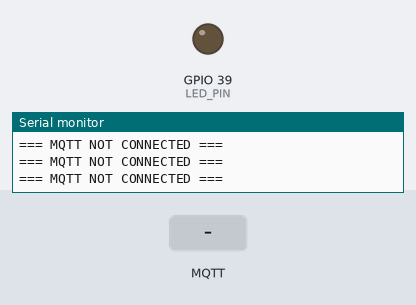
The program below on a simulated ESP32-S3. Shown: output pins drawn as LEDs (lit = HIGH), the last lines printed to the serial monitor. The inputs (shaded band) are chosen by the test bench. No MQTT or app messages arrive unless stated; pins used as bus, display or sensor lines are not drawn.

Above: at 7.2 s.
7.3 s: MQTT message "1" arrives on the first subscribed topic
At 10.24 s:
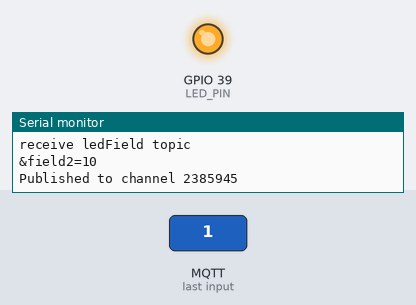
10.3 s: MQTT message "0" arrives on the first subscribed topic
At 11.2 s:
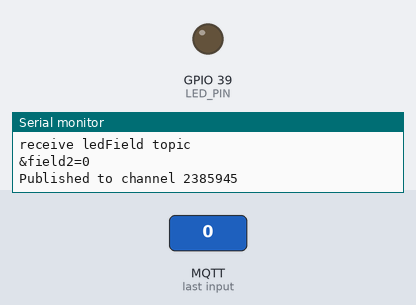
11.8 s: MQTT message "5" arrives on the first subscribed topic
At 12.5 s:
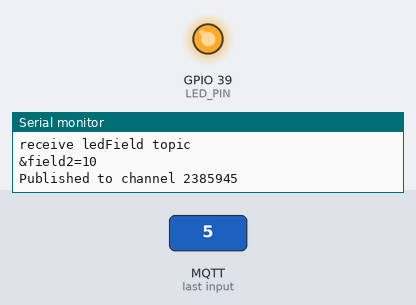
Timing chart, 0 to 14.8 s (numbered marks = the images above; inputs shaded):
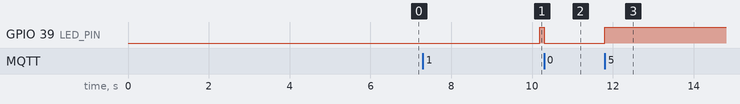

The program:

main.cpp
```cpp
/**************************************************************
 *
 * For this example, you need to install PubSubClient library:
 *   https://github.com/knolleary/pubsubclient
 *   or from http://librarymanager/all#PubSubClient
 *
 * TinyGSM Getting Started guide:
 *   https://tiny.cc/tinygsm-readme
 *
 * For more MQTT examples, see PubSubClient library
 *
 **************************************************************
 * This example connects to HiveMQ's showcase broker.
 *
 * You can quickly test sending and receiving messages from the HiveMQ webclient
 * available at http://www.hivemq.com/demos/websocket-client/.
 *
 * Subscribe to the topic GsmClientTest/ledStatus
 * Publish "toggle" to the topic GsmClientTest/led and the LED on your board
 * should toggle and you should see a new message published to
 * GsmClientTest/ledStatus with the newest LED status.
 *
 **************************************************************/
#include <HardwareSerial.h>
#include "mqtt_secrets.h"
// Определите пины для подключения модема
#define MODEM_RX 18
#define MODEM_TX 17
#define MODEM_POWER_PIN 8
// Select your modem:
#define TINY_GSM_MODEM_SIM800

// Set serial for debug console (to the Serial Monitor, default speed 115200)
#define SerialMon Serial
#define SerialAT Serial1

// Define the serial console for debug prints, if needed
#define TINY_GSM_DEBUG SerialMon

// Define how you're planning to connect to the internet.
// This is only needed for this example, not in other code.
#define TINY_GSM_USE_GPRS true
#define TINY_GSM_USE_WIFI false

// set GSM PIN, if any
#define GSM_PIN ""

// Your GPRS credentials, if any
const char apn[]      = "internet.altel.kz";
const char gprsUser[] = "";
const char gprsPass[] = "";

// Your WiFi connection credentials, if applicable
const char wifiSSID[] = "YourSSID";
const char wifiPass[] = "YourWiFiPass";

// MQTT details
const char* broker = "mqtt3.thingspeak.com";
char mqttUserName[] = SECRET_MQTT_USERNAME;  // Change to your MQTT device username.
char mqttPass[] = SECRET_MQTT_PASSWORD;      // Change to your MQTT device password.
char clientID[] = SECRET_MQTT_CLIENT_ID;     // Change to your MQTT device clientID.
long channelID = 2385945;
// const char* topicLed       = "GsmClientTest/led";
// const char* topicInit      = "GsmClientTest/init";
// const char* topicLedStatus = "GsmClientTest/ledStatus";
int fieldsToPublish[8]={0,1,0,0,0,0,0,0};             // Change to allow multiple fields.
int dataToPublish[8] = {0,0,0,0,0,0,0,0};
#include <TinyGsmClient.h>
#include <PubSubClient.h>

// Just in case someone defined the wrong thing..
#if TINY_GSM_USE_GPRS && not defined TINY_GSM_MODEM_HAS_GPRS
#undef TINY_GSM_USE_GPRS
#undef TINY_GSM_USE_WIFI
#define TINY_GSM_USE_GPRS false
#define TINY_GSM_USE_WIFI true
#endif
#if TINY_GSM_USE_WIFI && not defined TINY_GSM_MODEM_HAS_WIFI
#undef TINY_GSM_USE_GPRS
#undef TINY_GSM_USE_WIFI
#define TINY_GSM_USE_GPRS true
#define TINY_GSM_USE_WIFI false
#endif

#ifdef DUMP_AT_COMMANDS
#include <StreamDebugger.h>
StreamDebugger debugger(SerialAT, SerialMon);
TinyGsm        modem(debugger);
#else
TinyGsm        modem(SerialAT);
#endif
TinyGsmClient client(modem);
PubSubClient  mqtt(client);

#define LED_PIN 39
int ledStatus = LOW;
int ledFieldNum = 1;
#define SUBSCRIBE_TO_CHANNEL 0
uint32_t lastReconnectAttempt = 0;

/**
 * Publish to a channel
 *   pubChannelID - Channel to publish to.
 *   pubWriteAPIKey - Write API key for the channel to publish to.
 *   dataArray - Binary array indicating which fields to publish to, starting with field 1.
 *   fieldArray - Array of values to publish, starting with field 1.
 */

void mqttPublish(long pubChannelID, int dataArray[], int fieldArray[]) {
    int index=0;
    String dataString="";

    //updateRSSIValue();  // Make sure the stored value is updated.

    //
    while (index<8){

        // Look at the field array to build the posting string to send to ThingSpeak.
        if (fieldArray[ index ]>0){

            dataString+="&field" + String( index+1 ) + "="+String( dataArray [ index ] );
        }
        index++;
    }

    Serial.println( dataString );

    // Create a topic string and publish data to ThingSpeak channel feed.
     String topicString ="channels/" + String( pubChannelID ) + "/publish";
    mqtt.publish( topicString.c_str(), dataString.c_str() );
    Serial.println( "Published to channel " + String( pubChannelID ) );
}

void mqttCallback(char* topic, byte* payload, unsigned int len) {
  SerialMon.print("Message arrived [");
  SerialMon.print(topic);
  SerialMon.print("]: ");
  SerialMon.write(payload, len);
  SerialMon.println();

  //Only proceed if incoming message's topic matches
  if (String(topic) == "channels/"+String(channelID)+"/subscribe/fields/field"+String(ledFieldNum)) {
    SerialMon.println("receive ledField topic");
    char p[len + 1];
    memcpy(p, payload, len);
    p[len] = NULL;
    ledStatus =atoi(p)>0?HIGH:LOW;
    digitalWrite(LED_PIN, ledStatus);
    dataToPublish[ledFieldNum] = ledStatus*10;
    mqttPublish(channelID, dataToPublish, fieldsToPublish);
  }
}

/**
 * Subscribe to fields of a channel.
 *   subChannelID - Channel to subscribe to.
 *   field - Field to subscribe to. Value 0 means subscribe to all fields.
 *   readKey - Read API key for the subscribe channel.
 *   unSub - Set to 1 for unsubscribe.
 */

int mqttSubscribe( long subChannelID, int field, int unsubSub ){
    String myTopic;

    // There is no field zero, so if field 0 is sent to subscribe to, then subscribe to the whole channel feed.
    if (field==0){
        myTopic="channels/"+String( subChannelID )+"/subscribe";
    }
    else{
        myTopic="channels/"+String( subChannelID )+"/subscribe/fields/field"+String( field );
    }

    Serial.println( "Subscribing to " +myTopic );
    Serial.println( "State= " + String( mqtt.state() ) );

    if ( unsubSub==1 ){
        return mqtt.unsubscribe(myTopic.c_str());
    }
    return mqtt.subscribe( myTopic.c_str() ,0 );
}

boolean mqttConnect() {
  SerialMon.print("Connecting to ");
  SerialMon.print(broker);

  // Connect to MQTT Broker
  //boolean status = mqtt.connect("GsmClientTest");

  // Or, if you want to authenticate MQTT:
  boolean status = mqtt.connect(clientID, mqttUserName, mqttPass);

  if (status == false) {
    SerialMon.println(" fail");
    return false;
  }
  SerialMon.println(" success");
  if(mqttSubscribe(channelID,ledFieldNum,SUBSCRIBE_TO_CHANNEL )==1 ){
    Serial.println( " Subscribed " );
  }
  return mqtt.connected();
}


void setup() {
  // Включение питания модема
  pinMode(MODEM_POWER_PIN, OUTPUT);
  digitalWrite(MODEM_POWER_PIN, HIGH);
  // Set console baud rate
  SerialMon.begin(115200);
  delay(10);

  pinMode(LED_PIN, OUTPUT);
  SerialMon.println("Wait...");
  SerialAT.begin(115200, SERIAL_8N1, MODEM_RX, MODEM_TX);
  delay(6000);

  // Restart takes quite some time
  // To skip it, call init() instead of restart()
  SerialMon.println("Initializing modem...");
  modem.restart();
  // modem.init();

  String modemInfo = modem.getModemInfo();
  SerialMon.print("Modem Info: ");
  SerialMon.println(modemInfo);

#if TINY_GSM_USE_GPRS
  // Unlock your SIM card with a PIN if needed
  if (GSM_PIN && modem.getSimStatus() != 3) { modem.simUnlock(GSM_PIN); }
#endif

  SerialMon.print("Waiting for network...");
  if (!modem.waitForNetwork()) {
    SerialMon.println(" fail");
    delay(10000);
    return;
  }
  SerialMon.println(" success");

  if (modem.isNetworkConnected()) { SerialMon.println("Network connected"); }

#if TINY_GSM_USE_GPRS
  // GPRS connection parameters are usually set after network registration
  SerialMon.print(F("Connecting to "));
  SerialMon.print(apn);
  if (!modem.gprsConnect(apn, gprsUser, gprsPass)) {
    SerialMon.println(" fail");
    delay(10000);
    return;
  }
  SerialMon.println(" success");

  if (modem.isGprsConnected()) { SerialMon.println("GPRS connected"); }
#endif

  // MQTT Broker setup
  mqtt.setServer(broker, 1883);
  mqtt.setCallback(mqttCallback);
}

void loop() {
  // Make sure we're still registered on the network
  if (!modem.isNetworkConnected()) {
    SerialMon.println("Network disconnected");
    if (!modem.waitForNetwork(180000L, true)) {
      SerialMon.println(" fail");
      delay(10000);
      return;
    }
    if (modem.isNetworkConnected()) {
      SerialMon.println("Network re-connected");
    }

#if TINY_GSM_USE_GPRS
    // and make sure GPRS/EPS is still connected
    if (!modem.isGprsConnected()) {
      SerialMon.println("GPRS disconnected!");
      SerialMon.print(F("Connecting to "));
      SerialMon.print(apn);
      if (!modem.gprsConnect(apn, gprsUser, gprsPass)) {
        SerialMon.println(" fail");
        delay(10000);
        return;
      }
      if (modem.isGprsConnected()) { SerialMon.println("GPRS reconnected"); }
    }
#endif
  }

  if (!mqtt.connected()) {
    SerialMon.println("=== MQTT NOT CONNECTED ===");
    // Reconnect every 10 seconds
    uint32_t t = millis();
    if (t - lastReconnectAttempt > 10000L) {
      lastReconnectAttempt = t;
      if (mqttConnect()) { lastReconnectAttempt = 0; }
    }
    delay(100);
    return;
  }

  mqtt.loop();
}
```

mqtt_secrets.h
```cpp
#define SECRET_MQTT_USERNAME "CjQvGwkeDxwLOC8FKCMcACA"
#define SECRET_MQTT_CLIENT_ID "CjQvGwkeDxwLOC8FKCMcACA"
#define SECRET_MQTT_PASSWORD "VUgJOQcuoIl+A4OQXmr4Gs01"
```

Measured:
- after the input at 7.3 s, GPIO 39 (LED_PIN): LOW → HIGH after 2.9 s
- after the input at 10.3 s, GPIO 39 (LED_PIN): HIGH → LOW at once
- after the input at 11.8 s, GPIO 39 (LED_PIN): LOW → HIGH at once
